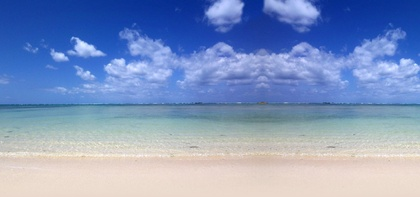
%> input picture GeometricTransformation/code/beach.jpg, 420 x 197 px, shrunk from 1600 x 749 before the run
$ octave rotation_scaling_displacement_ball2.m   (GNU Octave 9; MATLAB toolbox functions it lacks are replaced by stand-ins)
%> lines starting %> are read from the running program, lines starting %| are printed output that depends on the picture; in (x1, y1, x2, y2) boxes, pixels count from 0 and x2, y2 are one past the last pixel; in counts of white or black regions, pixels touching at a corner belong together; the program's own positions count from 1
%%%%%%%%%%%%% Question 8 (Revised with Physics, Scaling, & Vertical Flipping) %%%%%%%%%%%%%
clear all;
close all;

%% Load images and create ball mask
beach = imread('beach.jpg');           % Background image
%> beach is the input picture: size 197x420x3 uint8; mean R, G, B 130.6, 151, 192.4
ball  = imread('ball.jpg');            % Ball image
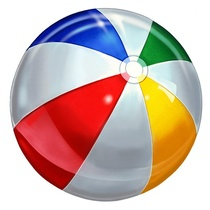
%> input picture GeometricTransformation/code/ball.jpg, 210 x 210 px, shrunk from 800 x 800 before the run
%> ball is the input picture: size 210x210x3 uint8; mean R, G, B 201.7, 177.3, 170.8
ball_mask = imread('ball_mask.jpg');   % Ball mask
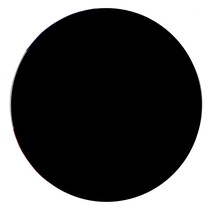
%> input picture GeometricTransformation/code/ball_mask.jpg, 210 x 210 px, shrunk from 800 x 800 before the run
%> ball_mask is the input picture: size 210x210x3 uint8; mean R, G, B 86.4, 86.3, 86.4

ball_mask = imbinarize(rgb2gray(ball_mask));  % Ensure mask is binary
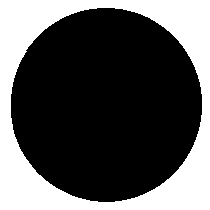
%> ball_mask: size 210x210 logical; 33.9% white; 1 white region, box (x1, y1, x2, y2) and area: (0, 0, 210, 210) 14933
ball_mask = double(ball_mask);                % For blending
inverseMask = 1 - ball_mask;                  % Inverse mask (background area)

% Get dimensions
[beach_height, beach_width, ~] = size(beach);
%> beach_height = 197; beach_width = 420
[ball_height, ball_width, ~]   = size(ball);
%> ball_height = 210; ball_width = 210

%% Video parameters
video_filename = 'transf_beach_depth.mp4';  % Output video filename
fps = 30;                                   % Frames per second
num_frames = 240;                           % Total frames (8 seconds at 30 fps)

%% Physics parameters (matching previous style)
pixel_gravity    = 0.6;    % Downward acceleration (pixels/frame^2)
initial_velocity = 25;     % Initial upward velocity (pixels/frame)
bounciness       = 0.6;    % Energy loss factor on bounce

% Scaling parameters: the ball scales from larger (near the ground) to smaller (at its peak)
initial_scale = 0.5;
final_scale   = 0.1;

% Initial conditions for vertical motion
position_x = beach_width / 2;     % Fixed horizontal position (centered)
%> position_x = 210
position_y = beach_height - 150;  % Starting near the bottom
%> position_y = 47
velocity_y = initial_velocity;    % Start upward

% Ground level (for bounce)
ground_level = beach_height - 150;
%> ground_level = 47

%% Video writer setup
video_writer = VideoWriter(video_filename, 'MPEG-4');
video_writer.FrameRate = fps;
open(video_writer);

%% Main loop: update physics, scaling, and vertical flip
for frame = 1:num_frames

    %--------------------------------------------------------------
    % 1) Update scaling factor (linearly from initial_scale to final_scale)
    %--------------------------------------------------------------
    alpha = frame / num_frames;  % progress from 0 to 1 over the animation
    current_scale = (1 - alpha) * initial_scale + alpha * final_scale;

    %--------------------------------------------------------------
    % 2) Update vertical motion using physics
    %--------------------------------------------------------------
    velocity_y = velocity_y - pixel_gravity;   % apply gravity
    position_y = position_y - velocity_y;       % update position (note: image y increases downward)

    % Prevent the ball from moving off the top of the frame
    if position_y < 0
        position_y = 0;
        velocity_y = 0;
    end

    % Bounce on the ground
    if position_y > ground_level
        position_y = ground_level;
        velocity_y = -velocity_y * bounciness;
    end

    %--------------------------------------------------------------
    % 3) Determine vertical flip factor for this frame
    %    flip_factor alternates between 1 and -1 each frame.
    %    When flip_factor is -1, the ball is vertically flipped.
    %--------------------------------------------------------------
    flip_interval = 2;  % Number of frames before the ball flips
    flip_factor = (-1)^(floor((frame-1)/flip_interval) + 1);  % Change exponent if you want to start unflipped

    %--------------------------------------------------------------
    % 4) Build the combined affine transform for scaling and vertical flip
    %    We apply the transform about the center of the original ball image.
    %--------------------------------------------------------------
    cx = ball_width / 2;
    cy = ball_height / 2;

    % Translate the center to the origin
    Tcenter = [1 0 0; 0 1 0; -cx -cy 1];

    % Create a scaling matrix that also flips vertically when flip_factor = -1
    Tscale_flip = [ current_scale, 0, 0;
                    0, current_scale * flip_factor, 0;
                    0, 0, 1 ];

    % Translate the center back to its original location
    Tback = [1 0 0; 0 1 0; cx cy 1];

    % Combined affine transform
    transformMatrix = Tback * Tscale_flip * Tcenter;
    tform = affine2d(transformMatrix);

    % Warp the ball image and its mask using the combined transform
    ball_ref = imref2d(size(ball(:,:,1)));
    mask_ref = imref2d(size(inverseMask));

%> (the run ends here)
